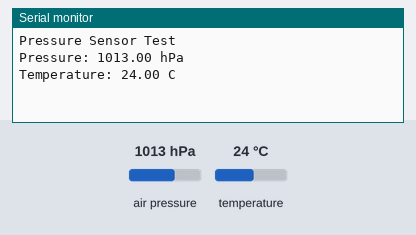
Bench run of a sketch on a simulated Arduino Uno, built with avr-gcc and run on an emulated ATmega328P. Parts: the last lines printed to the serial monitor. Inputs (shaded band) come from the test bench; at power-on: temperature 24 °C, air pressure 1013 hPa.

Above: at 1.2 s.
1.3 s: temperature set to 12 °C
At 2.5 s:
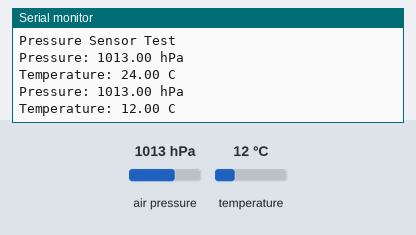
2.8 s: temperature set to 19 °C
At 3.9 s:
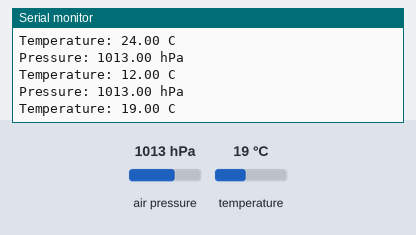

The sketch:

BMP180_Test.ino
```cpp
#include <Wire.h>
#include <math.h>
#include <Adafruit_Sensor.h>
#include <Adafruit_BMP085_U.h>

Adafruit_BMP085_Unified bmp = Adafruit_BMP085_Unified(10085);

float prevTemp = -200.0;

void setup(void)
{
  Serial.begin(9600);
  Serial.println(""); Serial.println("Pressure Sensor Test"); Serial.println("");

  /* Initialise the sensor */
  if(!bmp.begin())
  {
    /* There was a problem detecting the BMP085 ... check your connections */
    Serial.print("Ooops, no BMP085 detected ... Check your wiring or I2C ADDR!");
    while(1);
  }
}

void loop(void)
{
  /* Get a new sensor event */
  sensors_event_t event;
  bmp.getEvent(&event);

  /* Display the results (barometric pressure is measure in hPa) */
  if (event.pressure)
  {
    float temperature;
    bmp.getTemperature(&temperature);

    if ( floor(prevTemp) != floor(temperature) ) {
      /* Display atmospheric pressure in hPa */
      Serial.print("Pressure: "); Serial.print(event.pressure); Serial.println(" hPa");

      /* First we get the current temperature from the BMP085 */
      Serial.print("Temperature: ");
      Serial.print(temperature);
      Serial.println(" C");
    }
    prevTemp = floor(temperature);
  }
  else
  {
    Serial.println("Sensor error");
  }
  delay(250);
}
```

Measured:
- after the input at 1.3 s, the serial monitor: prints a new line after 0.13 s (image 1)
- after the input at 2.8 s, the serial monitor: prints a new line after 0.29 s (image 2)
